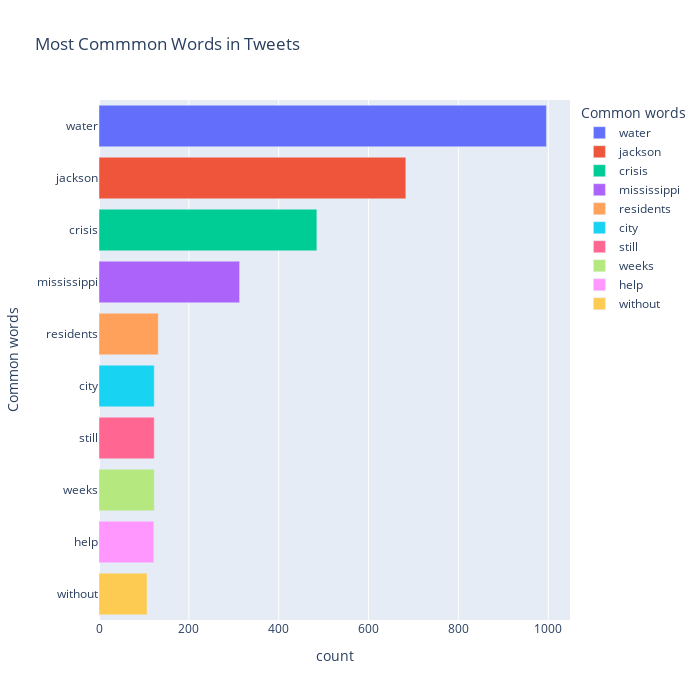

Notebook code for this chart:
### Code cell
common_words(tweets_S)

### Figure 1 — Plotly figure (JSON) as saved in the notebook; plotly's stock layout.template omitted (floating-point values rounded to 4 significant figures)
{"data": [{"alignmentgroup": "True", "hovertemplate": "Common words=%{y}<br>count=%{x}<extra></extra>", "legendgroup": "water", "marker": {"color": "#636efa"}, "name": "water", "offsetgroup": "water", "orientation": "h", "showlegend": true, "textposition": "auto", "type": "bar", "x": [996], "xaxis": "x", "y": ["water"], "yaxis": "y"}, {"alignmentgroup": "True", "hovertemplate": "Common words=%{y}<br>count=%{x}<extra></extra>", "legendgroup": "jackson", "marker": {"color": "#EF553B"}, "name": "jackson", "offsetgroup": "jackson", "orientation": "h", "showlegend": true, "textposition": "auto", "type": "bar", "x": [683], "xaxis": "x", "y": ["jackson"], "yaxis": "y"}, {"alignmentgroup": "True", "hovertemplate": "Common words=%{y}<br>count=%{x}<extra></extra>", "legendgroup": "crisis", "marker": {"color": "#00cc96"}, "name": "crisis", "offsetgroup": "crisis", "orientation": "h", "showlegend": true, "textposition": "auto", "type": "bar", "x": [485], "xaxis": "x", "y": ["crisis"], "yaxis": "y"}, {"alignmentgroup": "True", "hovertemplate": "Common words=%{y}<br>count=%{x}<extra></extra>", "legendgroup": "mississippi", "marker": {"color": "#ab63fa"}, "name": "mississippi", "offsetgroup": "mississippi", "orientation": "h", "showlegend": true, "textposition": "auto", "type": "bar", "x": [313], "xaxis": "x", "y": ["mississippi"], "yaxis": "y"}, {"alignmentgroup": "True", "hovertemplate": "Common words=%{y}<br>count=%{x}<extra></extra>", "legendgroup": "residents", "marker": {"color": "#FFA15A"}, "name": "residents", "offsetgroup": "residents", "orientation": "h", "showlegend": true, "textposition": "auto", "type": "bar", "x": [132], "xaxis": "x", "y": ["residents"], "yaxis": "y"}, {"alignmentgroup": "True", "hovertemplate": "Common words=%{y}<br>count=%{x}<extra></extra>", "legendgroup": "city", "marker": {"color": "#19d3f3"}, "name": "city", "offsetgroup": "city", "orientation": "h", "showlegend": true, "textposition": "auto", "type": "bar", "x": [123], "xaxis": "x", "y": ["city"], "yaxis": "y"}, {"alignmentgroup": "True", "hovertemplate": "Common words=%{y}<br>count=%{x}<extra></extra>", "legendgroup": "still", "marker": {"color": "#FF6692"}, "name": "still", "offsetgroup": "still", "orientation": "h", "showlegend": true, "textposition": "auto", "type": "bar", "x": [123], "xaxis": "x", "y": ["still"], "yaxis": "y"}, {"alignmentgroup": "True", "hovertemplate": "Common words=%{y}<br>count=%{x}<extra></extra>", "legendgroup": "weeks", "marker": {"color": "#B6E880"}, "name": "weeks", "offsetgroup": "weeks", "orientation": "h", "showlegend": true, "textposition": "auto", "type": "bar", "x": [123], "xaxis": "x", "y": ["weeks"], "yaxis": "y"}, {"alignmentgroup": "True", "hovertemplate": "Common words=%{y}<br>count=%{x}<extra></extra>", "legendgroup": "help", "marker": {"color": "#FF97FF"}, "name": "help", "offsetgroup": "help", "orientation": "h", "showlegend": true, "textposition": "auto", "type": "bar", "x": [122], "xaxis": "x", "y": ["help"], "yaxis": "y"}, {"alignmentgroup": "True", "hovertemplate": "Common words=%{y}<br>count=%{x}<extra></extra>", "legendgroup": "without", "marker": {"color": "#FECB52"}, "name": "without", "offsetgroup": "without", "orientation": "h", "showlegend": true, "textposition": "auto", "type": "bar", "x": [107], "xaxis": "x", "y": ["without"], "yaxis": "y"}], "layout": {"barmode": "relative", "height": 700, "legend": {"title": {"text": "Common words"}, "tracegroupgap": 0}, "title": {"text": "Most Commmon Words in Tweets"}, "width": 700, "xaxis": {"anchor": "y", "domain": [0, 1], "title": {"text": "count"}}, "yaxis": {"anchor": "x", "categoryarray": ["without", "help", "weeks", "still", "city", "residents", "mississippi", "crisis", "jackson", "water"], "categoryorder": "array", "domain": [0, 1], "title": {"text": "Common words"}}}}
